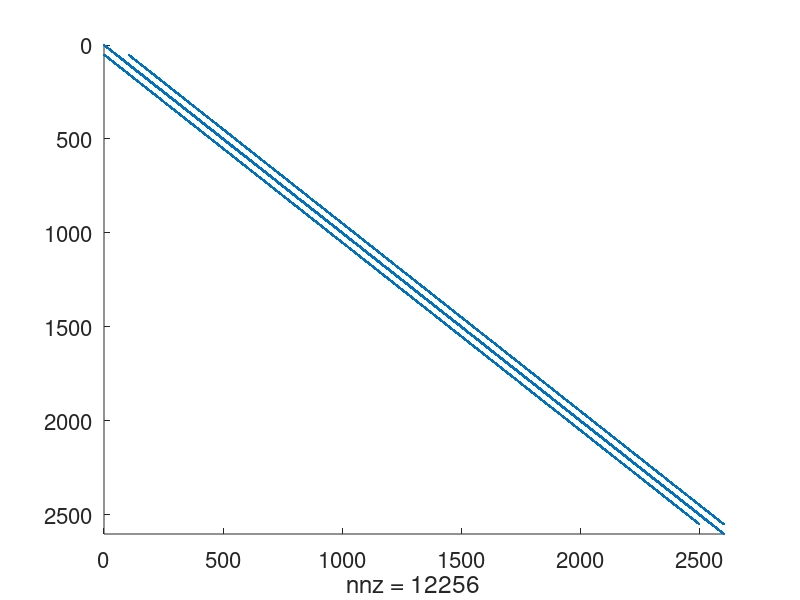
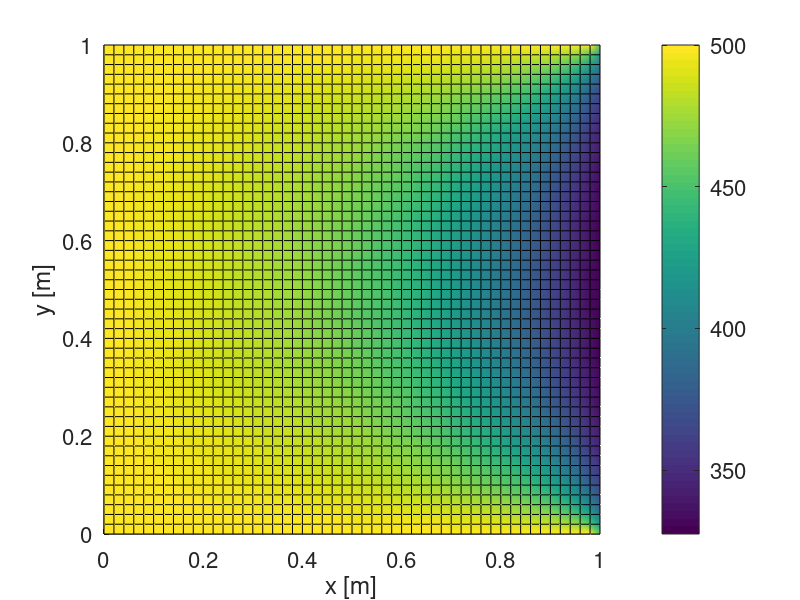
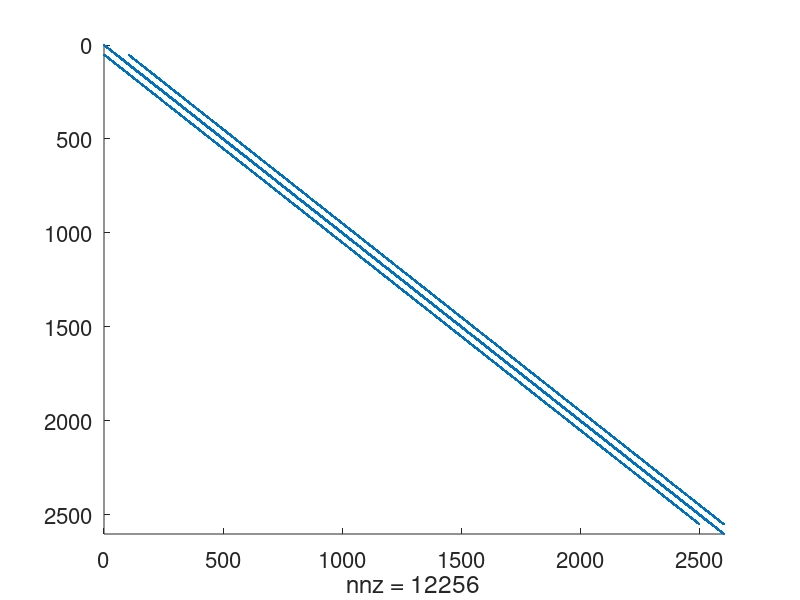
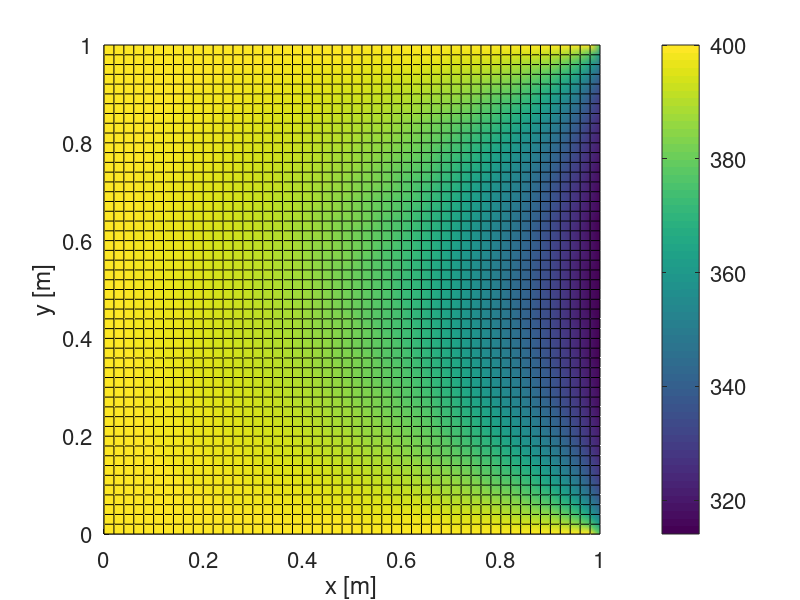

Reproduce these figures in MATLAB, in order.
clear
close all
clc

set(0,'defaultaxesfontsize',16)
set(0,'defaultlinelinewidth',2)

%% exercise 2 lab 9 - LaCoSTe

%% data
Lx=1; %m
Ly=1; %m

Th=500; %K
Tc=300; %K
hh=10; %W/m2/K

kk=0.72; %W/m/K
rho=1920; %kg/m3
cp=835; %J/kg/K

%% building the grid

nx=51;
ny=51; 

xvect=linspace(0,Lx,nx);
yvect=linspace(0,Ly,ny);

dx=xvect(2)-xvect(1);
dy=yvect(2)-yvect(1);

[xmat,ymat]=meshgrid(xvect,yvect);
ntot=nx*ny;

%% building the matrix and the known term vector


bb=zeros(ntot,1);

Ac=-2*(1+dx^2/dy^2)*ones(ntot,1);
Ae=ones(ntot,1);
Aw=ones(ntot,1);
An=(dx^2/dy^2)*ones(ntot,1);
As=An;

%set BC

%dirichlet north side
Ae(1:nx)=0;
Aw(1:nx)=0;
An(1:nx)=0;
As(1:nx)=0;

Ac(1:nx)=1;

bb(1:nx)=Th;

%dirichlet west side
Ae(nx+1:nx:end)=0;
Aw(nx+1:nx:end)=0;
An(nx+1:nx:end)=0;
As(nx+1:nx:end)=0;

Ac(nx+1:nx:end)=1;

bb(nx+1:nx:end)=Th;

%dirichlet south side
Ae(nx*(ny-1)+1:end)=0;
Aw(nx*(ny-1)+1:end)=0;
An(nx*(ny-1)+1:end)=0;
As(nx*(ny-1)+1:end)=0;

Ac(nx*(ny-1)+1:end)=1;

bb(nx*(ny-1)+1:end)=Th;

%robin east side
Ae(nx:nx:end)=0;
An(nx:nx:end)=0;
As(nx:nx:end)=0;

Ac(nx:nx:end)=1+(hh*dx)/kk;
Aw(nx:nx:end)=-1;

bb(nx:nx:end)=(hh*dx)/kk*Tc;

%assembling of the matrix

band=[[An(nx+1:end); zeros(nx,1)] [Aw(2:end); 0] Ac [0; Ae(1:end-1)] [zeros(nx,1); As(1:nx*(ny-1))]];
indeces=[-nx -1 0 1 nx];
AA=spdiags(band,indeces,ntot,ntot);

%check the sparsity pattern of the matrix

figure (1)
hold on
spy(AA)

%% solve the steady state problem

TT=AA\bb;

%% arrange the solution in matrix form and plot it

TTmatrix=reshape(TT,[nx,ny]);

figure (2)
hold on
surf(xmat,ymat,TTmatrix','facecolor','interp');
colorbar
xlabel('x [m]');
ylabel('y [m]');
zlabel('z [m]');

%% compute the heat per unit length exchanged with air


qlin=trapz(yvect,hh*(TT(nx:nx:end)-Tc));


disp(['qlin_trapz = ',num2str(qlin),' [W/m]']);


%% TRANSIENT PART!
%to start the transient I need to save the steady state temperature field
%that has been previously calcoulated in order to start the transient.

dt=150; %s
Tf=400; %K
Told=TT;
alpha=kk/rho/cp;

ax=(alpha*dt)/dx^2;
ay=(alpha*dt)/dy^2;

%% compute the matrix coefficients

Act=(1+2*ax*(1+dx^2/dy^2))*ones(ntot,1);
Aet=-ax*ones(ntot,1);
Awt=Aet;
Ant=-ay*ones(ntot,1);
Ast=Ant;

%% fix the boundary conditions

%dirichlet BC north side
Aet(1:nx)=0;
Awt(1:nx)=0;
Ant(1:nx)=0;
Ast(1:nx)=0;

Act(1:nx)=1;

%dirichlet BC west side
Aet(nx+1:nx:end)=0;
Awt(nx+1:nx:end)=0;
Ant(nx+1:nx:end)=0;
Ast(nx+1:nx:end)=0;

Act(nx+1:nx:end)=1;

%dirichlet BC south side
Aet(nx*(ny-1)+1:end)=0;
Awt(nx*(ny-1)+1:end)=0;
Ant(nx*(ny-1)+1:end)=0;
Ast(nx*(ny-1)+1:end)=0;

Act(nx*(ny-1)+1:end)=1;

%robin BC east side
Aet(nx:nx:end)=0;
Ant(nx:nx:end)=0;
Ast(nx:nx:end)=0;

Act(nx:nx:end)=1+(hh*dx)/kk;
Awt(nx:nx:end)=-1;

%% asemble the matrix

band=[[Ant(nx+1:end); zeros(nx,1)] [Awt(2:end); 0] Act [0; Aet(1:end-1)] [zeros(nx,1); Ast(1:nx*(ny-1))]];
indeces=[-nx -1 0 1 nx];
AA=spdiags(band,indeces,ntot,ntot);

figure (3)
hold on
spy(AA);

%% solve the transient

toll=1e-5;
rel_diff=inf;
tempo=0;
ii=1;
ql=[qlin]
tempo=[0]

while rel_diff>toll
    
    
    ii=ii+1;
    tempo(ii)=tempo(ii-1)+dt;
    
    bb=Told;
    bb(1:nx)=Tf;
    bb(nx+1:nx:end)=Tf;
    bb(nx*(ny-1)+1:end)=Tf;
    bb(nx:nx:end)=(hh*dx)/kk*Tc;
    
    %solve
    TT=AA\bb;
    
    ql(ii)=trapz(yvect,hh*(TT(nx:nx:end)-Tc));
    
    rel_diff=abs(ql(ii)-ql(ii-1))/abs(ql(ii));
    
    Tmin=min(TT);
    Told=TT;
    
end

%% plotting

TTmatrix=reshape(TT,[nx,ny]);

figure (4)
hold on
surf(xmat,ymat,TTmatrix','facecolor','interp');
colorbar
xlabel('x [m]');
ylabel('y [m]');
zlabel('z [m]');


figure (5)
hold on
grid minor
xlabel('Time [s]');
ylabel('q_{lin} [W/K]');
plot(tempo,ql);


    
    
